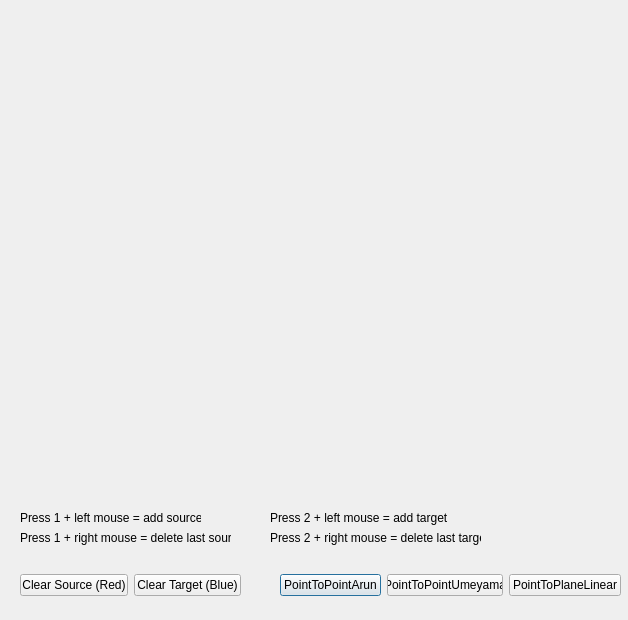
<?xml version="1.0" encoding="UTF-8"?>
<ui version="4.0">
 <class>test_leastsquares</class>
 <widget class="QDialog" name="test_leastsquares">
  <property name="geometry">
   <rect>
    <x>0</x>
    <y>0</y>
    <width>628</width>
    <height>620</height>
   </rect>
  </property>
  <property name="windowTitle">
   <string>Test LeastSquares</string>
  </property>
  <widget class="QWidget" name="layoutWidget">
   <property name="geometry">
    <rect>
     <x>280</x>
     <y>570</y>
     <width>341</width>
     <height>31</height>
    </rect>
   </property>
   <layout class="QHBoxLayout" name="horizontalLayout">
    <item>
     <widget class="QPushButton" name="pushButton_PointToPointArun">
      <property name="text">
       <string>PointToPointArun</string>
      </property>
     </widget>
    </item>
    <item>
     <widget class="QPushButton" name="pushButton_PointToPointUmeyama">
      <property name="text">
       <string>PointToPointUmeyama</string>
      </property>
     </widget>
    </item>
    <item>
     <widget class="QPushButton" name="pushButton_PointToPlaneLinear">
      <property name="text">
       <string>PointToPlaneLinear</string>
      </property>
     </widget>
    </item>
   </layout>
  </widget>
  <widget class="QWidget" name="layoutWidget">
   <property name="geometry">
    <rect>
     <x>20</x>
     <y>570</y>
     <width>221</width>
     <height>31</height>
    </rect>
   </property>
   <layout class="QHBoxLayout" name="horizontalLayout_2">
    <item>
     <widget class="QPushButton" name="pushButton_clear_source">
      <property name="text">
       <string>Clear Source (Red)</string>
      </property>
     </widget>
    </item>
    <item>
     <widget class="QPushButton" name="pushButton_clear_target">
      <property name="text">
       <string>Clear Target (Blue)</string>
      </property>
     </widget>
    </item>
   </layout>
  </widget>
  <widget class="QLabel" name="label">
   <property name="geometry">
    <rect>
     <x>20</x>
     <y>510</y>
     <width>181</width>
     <height>16</height>
    </rect>
   </property>
   <property name="text">
    <string>Press 1 + left mouse = add source</string>
   </property>
  </widget>
  <widget class="QLabel" name="label_2">
   <property name="geometry">
    <rect>
     <x>20</x>
     <y>530</y>
     <width>211</width>
     <height>16</height>
    </rect>
   </property>
   <property name="text">
    <string>Press 1 + right mouse = delete last source</string>
   </property>
  </widget>
  <widget class="QLabel" name="label_3">
   <property name="geometry">
    <rect>
     <x>270</x>
     <y>530</y>
     <width>211</width>
     <height>16</height>
    </rect>
   </property>
   <property name="text">
    <string>Press 2 + right mouse = delete last target</string>
   </property>
  </widget>
  <widget class="QLabel" name="label_4">
   <property name="geometry">
    <rect>
     <x>270</x>
     <y>510</y>
     <width>181</width>
     <height>16</height>
    </rect>
   </property>
   <property name="text">
    <string>Press 2 + left mouse = add target</string>
   </property>
  </widget>
 </widget>
 <resources/>
 <connections/>
</ui>
